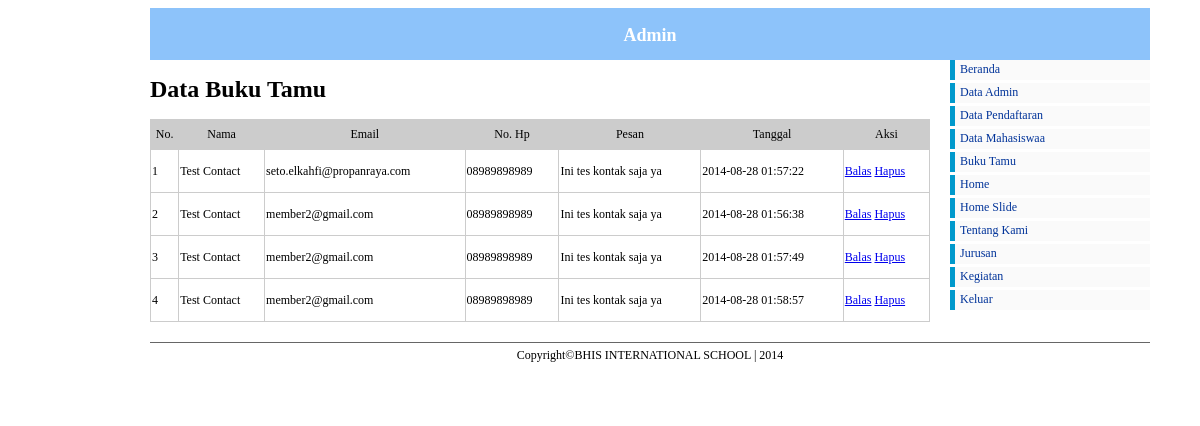
Screenshot of /admin/index.php?pg=kontak/data_kontak (signed in) with the database file from the repository.
### tables this page shows
CREATE TABLE IF NOT EXISTS `buku_tamu` (
  `id` int(2) NOT NULL AUTO_INCREMENT,
  `nama` varchar(20) NOT NULL,
  `email` varchar(50) NOT NULL,
  `telepon` varchar(15) NOT NULL,
  `pesan` text NOT NULL,
  `tanggal` timestamp NOT NULL DEFAULT CURRENT_TIMESTAMP,
  PRIMARY KEY (`id`)
);

### admin/kontak/data_kontak.php (the view)
<h1>Data Buku Tamu</h1>
<?php
$data	= mysql_query("select * from buku_tamu");
$no 	= 1;
if (mysql_num_rows($data) > 0) :
?>
	<table width="650" border="1">
		<tr id="jtabel">
			<td>No.</td>
			<td>Nama</td>
			<td>Email</td>
			<td>No. Hp</td>
			<td>Pesan</td>
			<td>Tanggal</td>
			<td>Aksi</td>
		</tr>
<?php
	while($tampil = mysql_fetch_array($data)) :
		$view = substr($tampil['pesan'],0,50);
?>
		<tr>
			<td height="40"><?php echo $no++;?></td>
			<td><?php echo $tampil['nama'];?></td>
			<td><?php echo $tampil['email'];?></td>
			<td><?php echo $tampil['telepon'];?></td>
			<td><?php echo $view;?></td>
			<td><?php echo $tampil['tanggal'];?></td>
			<td><a href="?pg=kontak/lihat_kontak&id=<?php echo $tampil['id'];?>" class="klik">Balas</a> <a href="?pg=kontak/hapus_kontak&id=<?php echo $tampil['id'];?>" class="klik" onclick="return confirm('Data Akan Dihapus?')">Hapus</a></td>
		</tr>
<?php
	endwhile;
?>
	</table>
<?php
else :
?>
<p>Belum ada data.</p>
<?php
endif;
?>

### admin/css/admin.css (style rules this page uses)
body { font-size: 62.5%; font-family: "Trebuchet MS", "Arial", "Helvetica", "Verdana", "sans-serif"; }
table { font-size: 12px; width:780px; border:1px solid #CCC; border-collapse:collapse; }
#jtabel { height:30px; background-color:#CCC; text-align:center; }

### rows the page displays
buku_tamu: nama "Test Contact", email "seto.elkahfi@propanraya.com", telepon "08989898989", pesan "Ini tes kontak saja ya", tanggal "2014-08-28 01:57:22"
buku_tamu: nama "Test Contact", email "member2@gmail.com", telepon "08989898989", pesan "Ini tes kontak saja ya", tanggal "2014-08-28 01:56:38"
buku_tamu: nama "Test Contact", email "member2@gmail.com", telepon "08989898989", pesan "Ini tes kontak saja ya", tanggal "2014-08-28 01:57:49"
buku_tamu: nama "Test Contact", email "member2@gmail.com", telepon "08989898989", pesan "Ini tes kontak saja ya", tanggal "2014-08-28 01:58:57"
